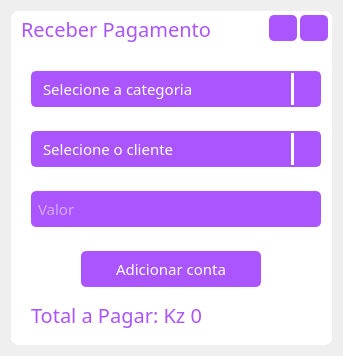
<?xml version="1.0" encoding="UTF-8"?>
<ui version="4.0">
 <class>Form</class>
 <widget class="QWidget" name="Form">
  <property name="geometry">
   <rect>
    <x>0</x>
    <y>0</y>
    <width>343</width>
    <height>356</height>
   </rect>
  </property>
  <property name="windowTitle">
   <string>Form</string>
  </property>
  <layout class="QVBoxLayout" name="verticalLayout">
   <item>
    <widget class="QFrame" name="CentralFrame">
     <property name="styleSheet">
      <string notr="true">background-color: rgb(255, 255, 255);
border-radius: 8px;</string>
     </property>
     <property name="frameShape">
      <enum>QFrame::StyledPanel</enum>
     </property>
     <property name="frameShadow">
      <enum>QFrame::Raised</enum>
     </property>
     <layout class="QVBoxLayout" name="verticalLayout_2">
      <property name="spacing">
       <number>0</number>
      </property>
      <property name="leftMargin">
       <number>0</number>
      </property>
      <property name="topMargin">
       <number>0</number>
      </property>
      <property name="rightMargin">
       <number>0</number>
      </property>
      <property name="bottomMargin">
       <number>0</number>
      </property>
      <item>
       <widget class="QFrame" name="barraTitulo">
        <property name="maximumSize">
         <size>
          <width>16777215</width>
          <height>40</height>
         </size>
        </property>
        <property name="frameShape">
         <enum>QFrame::StyledPanel</enum>
        </property>
        <property name="frameShadow">
         <enum>QFrame::Raised</enum>
        </property>
        <layout class="QHBoxLayout" name="horizontalLayout">
         <property name="spacing">
          <number>3</number>
         </property>
         <property name="leftMargin">
          <number>10</number>
         </property>
         <property name="topMargin">
          <number>4</number>
         </property>
         <property name="rightMargin">
          <number>4</number>
         </property>
         <item>
          <widget class="QLabel" name="label">
           <property name="font">
            <font>
             <family>Segoe UI Semibold</family>
             <pointsize>15</pointsize>
            </font>
           </property>
           <property name="styleSheet">
            <string notr="true">color: rgb(170, 85, 255);</string>
           </property>
           <property name="text">
            <string>Receber Pagamento</string>
           </property>
          </widget>
         </item>
         <item>
          <spacer name="horizontalSpacer">
           <property name="orientation">
            <enum>Qt::Horizontal</enum>
           </property>
           <property name="sizeHint" stdset="0">
            <size>
             <width>55</width>
             <height>20</height>
            </size>
           </property>
          </spacer>
         </item>
         <item>
          <widget class="QPushButton" name="minimizar">
           <property name="minimumSize">
            <size>
             <width>28</width>
             <height>25</height>
            </size>
           </property>
           <property name="maximumSize">
            <size>
             <width>28</width>
             <height>26</height>
            </size>
           </property>
           <property name="styleSheet">
            <string notr="true">QPushButton{
background-color: rgb(170, 85, 255);
border-radius: 5px;
color: rgb(255, 255, 255);
}

QPushButton:hover{
background-color: rgb(165, 82, 247);
border-radius: 5px;
color: rgb(255, 255, 255);
}

QPushButton:pressed{
background-color: rgb(170, 85, 255);
border-radius: 5px;
color: rgb(255, 255, 255);
}</string>
           </property>
           <property name="text">
            <string/>
           </property>
           <property name="icon">
            <iconset>
             <normaloff>../img/24x24/cil-minus.png</normaloff>../img/24x24/cil-minus.png</iconset>
           </property>
           <property name="iconSize">
            <size>
             <width>20</width>
             <height>20</height>
            </size>
           </property>
          </widget>
         </item>
         <item>
          <widget class="QPushButton" name="fechar">
           <property name="minimumSize">
            <size>
             <width>28</width>
             <height>26</height>
            </size>
           </property>
           <property name="maximumSize">
            <size>
             <width>28</width>
             <height>26</height>
            </size>
           </property>
           <property name="styleSheet">
            <string notr="true">QPushButton{
background-color: rgb(170, 85, 255);
border-radius: 5px;
color: rgb(255, 255, 255);
}

QPushButton:hover{
background-color: rgb(165, 82, 247);
border-radius: 5px;
color: rgb(255, 255, 255);
}

QPushButton:pressed{
background-color: rgb(170, 85, 255);
border-radius: 5px;
color: rgb(255, 255, 255);
}</string>
           </property>
           <property name="text">
            <string/>
           </property>
           <property name="icon">
            <iconset>
             <normaloff>../img/24x24/cil-x-f.png</normaloff>../img/24x24/cil-x-f.png</iconset>
           </property>
           <property name="iconSize">
            <size>
             <width>20</width>
             <height>20</height>
            </size>
           </property>
          </widget>
         </item>
        </layout>
       </widget>
      </item>
      <item>
       <widget class="QFrame" name="frame">
        <property name="frameShape">
         <enum>QFrame::StyledPanel</enum>
        </property>
        <property name="frameShadow">
         <enum>QFrame::Raised</enum>
        </property>
        <widget class="QPushButton" name="adicionarConta">
         <property name="geometry">
          <rect>
           <x>70</x>
           <y>200</y>
           <width>180</width>
           <height>36</height>
          </rect>
         </property>
         <property name="minimumSize">
          <size>
           <width>180</width>
           <height>36</height>
          </size>
         </property>
         <property name="maximumSize">
          <size>
           <width>180</width>
           <height>1234567</height>
          </size>
         </property>
         <property name="font">
          <font>
           <family>Segoe UI Semibold</family>
           <pointsize>11</pointsize>
          </font>
         </property>
         <property name="styleSheet">
          <string notr="true">QPushButton{
background-color: rgb(170, 85, 255);
border-radius: 5px;
color: rgb(255, 255, 255);
}

QPushButton:hover{
background-color: rgb(165, 82, 247);
border-radius: 5px;
color: rgb(255, 255, 255);
}

QPushButton:pressed{
background-color: rgb(170, 85, 255);
border-radius: 5px;
color: rgb(255, 255, 255);
}</string>
         </property>
         <property name="text">
          <string>Adicionar conta</string>
         </property>
         <property name="iconSize">
          <size>
           <width>20</width>
           <height>20</height>
          </size>
         </property>
        </widget>
        <widget class="QComboBox" name="categoria">
         <property name="geometry">
          <rect>
           <x>20</x>
           <y>20</y>
           <width>290</width>
           <height>36</height>
          </rect>
         </property>
         <property name="minimumSize">
          <size>
           <width>290</width>
           <height>36</height>
          </size>
         </property>
         <property name="maximumSize">
          <size>
           <width>290</width>
           <height>36</height>
          </size>
         </property>
         <property name="font">
          <font>
           <family>Segoe UI Semibold</family>
           <pointsize>11</pointsize>
          </font>
         </property>
         <property name="styleSheet">
          <string notr="true">


QComboBox{
background-color:rgb(170, 85, 255);
border-radius:5px;
border: 2px solid rgb(170, 85, 255);
padding: 5px;
padding-left: 10px;
color: rgb(255, 255, 255);
}

QComboBox:hover{
 border: 2px solid rgb(170, 85, 255);
}
QComboBox::drop-down {
subcontrol-origin: padding;
subcontrol-position: top right;
width: 25px; 
border-left-width: 3px;
border-left-color: rgb(255, 255, 255);
border-left-style: solid;
border-top-right-radius: 3px;
border-bottom-right-radius: 3px;
}
QComboBox QAbstractItemView {
color: rgb(255, 255, 255);	
background-color:rgb(170, 85, 255);
padding: 10px;
selection-background-color: rgb(195, 155, 255);
border:2px solid  rgb(255, 255, 255);
border-radius:5px;
}</string>
         </property>
         <property name="currentText">
          <string/>
         </property>
         <property name="placeholderText">
          <string>Selecione a categoria</string>
         </property>
         <item>
          <property name="text">
           <string/>
          </property>
         </item>
         <item>
          <property name="text">
           <string>Prestação de serviço</string>
          </property>
         </item>
         <item>
          <property name="text">
           <string>Casa</string>
          </property>
         </item>
         <item>
          <property name="text">
           <string>Produto</string>
          </property>
         </item>
        </widget>
        <widget class="QComboBox" name="cliente">
         <property name="geometry">
          <rect>
           <x>20</x>
           <y>80</y>
           <width>290</width>
           <height>36</height>
          </rect>
         </property>
         <property name="minimumSize">
          <size>
           <width>290</width>
           <height>36</height>
          </size>
         </property>
         <property name="maximumSize">
          <size>
           <width>290</width>
           <height>36</height>
          </size>
         </property>
         <property name="font">
          <font>
           <family>Segoe UI Semibold</family>
           <pointsize>11</pointsize>
          </font>
         </property>
         <property name="styleSheet">
          <string notr="true">


QComboBox{
background-color:rgb(170, 85, 255);
border-radius:5px;
border: 2px solid rgb(170, 85, 255);
padding: 5px;
padding-left: 10px;
color: rgb(255, 255, 255);
}

QComboBox:hover{
 border: 2px solid rgb(170, 85, 255);
}
QComboBox::drop-down {
subcontrol-origin: padding;
subcontrol-position: top right;
width: 25px; 
border-left-width: 3px;
border-left-color: rgb(255, 255, 255);
border-left-style: solid;
border-top-right-radius: 3px;
border-bottom-right-radius: 3px;
}
QComboBox QAbstractItemView {
color: rgb(255, 255, 255);	
background-color:rgb(170, 85, 255);
padding: 10px;
selection-background-color: rgb(195, 155, 255);
border:2px solid  rgb(255, 255, 255);
border-radius:5px;
}</string>
         </property>
         <property name="currentText">
          <string/>
         </property>
         <property name="placeholderText">
          <string>Selecione o cliente</string>
         </property>
         <item>
          <property name="text">
           <string/>
          </property>
         </item>
         <item>
          <property name="text">
           <string>Daniel</string>
          </property>
         </item>
         <item>
          <property name="text">
           <string>WhiteSpot</string>
          </property>
         </item>
        </widget>
        <widget class="QLineEdit" name="valor">
         <property name="geometry">
          <rect>
           <x>20</x>
           <y>140</y>
           <width>290</width>
           <height>36</height>
          </rect>
         </property>
         <property name="minimumSize">
          <size>
           <width>290</width>
           <height>36</height>
          </size>
         </property>
         <property name="maximumSize">
          <size>
           <width>290</width>
           <height>36</height>
          </size>
         </property>
         <property name="font">
          <font>
           <family>Segoe UI Semibold</family>
           <pointsize>11</pointsize>
          </font>
         </property>
         <property name="styleSheet">
          <string notr="true">background-color: rgb(170, 85, 255);
border-radius:5px;
color: rgb(255, 255, 255);
padding-left:5px;</string>
         </property>
         <property name="placeholderText">
          <string>Valor</string>
         </property>
        </widget>
        <widget class="QLabel" name="totalPagar">
         <property name="geometry">
          <rect>
           <x>20</x>
           <y>250</y>
           <width>170</width>
           <height>27</height>
          </rect>
         </property>
         <property name="font">
          <font>
           <family>Segoe UI Semibold</family>
           <pointsize>15</pointsize>
          </font>
         </property>
         <property name="styleSheet">
          <string notr="true">color: rgb(170, 85, 255);</string>
         </property>
         <property name="text">
          <string>Total a Pagar: Kz 0</string>
         </property>
        </widget>
       </widget>
      </item>
     </layout>
    </widget>
   </item>
  </layout>
 </widget>
 <resources/>
 <connections/>
</ui>
